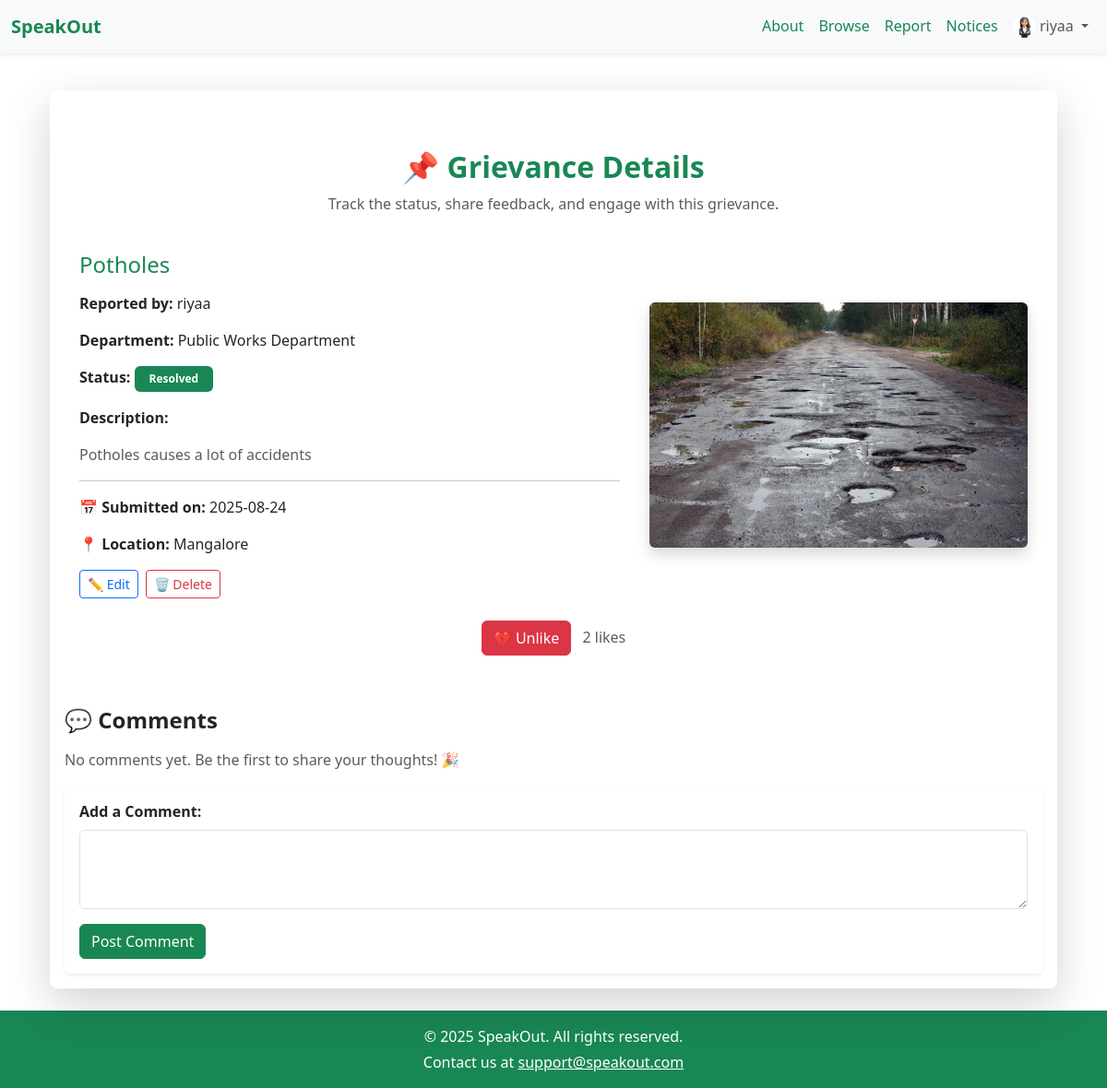
Screenshot of /view_grievance/1 (signed in) with the database file from the repository.
### models.py (models this page shows, shortened)
class User(db.Model):
    id = db.Column(db.Integer, primary_key=True)
    username = db.Column(db.String(50), unique=True, nullable=False)
    email = db.Column(db.String(120), unique=True, nullable=True)
    password = db.Column(db.String(100), nullable=False)
    grievances = db.relationship('Grievance', backref='user', lazy=True)
    location = db.Column(db.String(100), nullable=False)
    profile_pic = db.Column(db.String(200), default='default_profile.png')

class Grievance(db.Model):
    id = db.Column(db.Integer, primary_key=True)
    user_id = db.Column(db.Integer, db.ForeignKey('user.id'), nullable=False)
    title = db.Column(db.String(100), nullable=False)
    description = db.Column(db.Text, nullable=False)
    category = db.Column(db.String(50))
    location = db.Column(db.String(200), nullable=False)
    status = db.Column(db.String(20), default='Pending')
    created_at = db.Column(db.DateTime, default=datetime.utcnow)
    updated_at = db.Column(db.DateTime, onupdate=datetime.utcnow)
    image = db.Column(db.String(255))
    comments = db.relationship('Comment', backref='grievance', lazy=True)
    department_id = db.Column(db.Integer, db.ForeignKey('department.id'), nullable=True)

class Department(db.Model):
    id = db.Column(db.Integer, primary_key=True)
    name = db.Column(db.String(100), nullable=False, unique=True)
    username = db.Column(db.String(80), nullable=False, unique=True)
    password = db.Column(db.String(200), nullable=False)
    profile_pic = db.Column(db.String(200), default="default_department.png")
    grievances = db.relationship("Grievance", backref="department", lazy=True)

### app.py (the view, shortened to what this page needs)
@app.route('/view_grievance/<int:id>', methods=['GET', 'POST'])
def view_grievance(id):
    if 'user_id' not in session:
        flash("Please log in to view the grievance.", "warning")
        return redirect(url_for('login'))
    grievance = Grievance.query.get_or_404(id)
    if not grievance:
        flash("Grievance not found or access denied.", "danger")
        return redirect(url_for('u_dashboard'))
    existing_like = Like.query.filter_by(user_id=session['user_id'], grievance_id=id).first()
    has_liked = True if existing_like else False
    comments = Comment.query.filter_by(grievance_id=grievance.id).order_by(Comment.timestamp.desc()).all()
    like_count = Like.query.filter_by(grievance_id=id).count()
    departments = Department.query.all()
    return render_template("user/view_grievance.html",
                           grievance=grievance,
                           comments=comments,
                           has_liked=has_liked,
                           like_count=like_count,
                           departments=departments)

### templates/user/view_grievance.html (shortened to what this page needs)
{% extends "base.html" %}
{% block content %}
<div class="container mt-3">
  <div class="card shadow-lg border-0 rounded-3 p-3">
    <div class="row g-0">
    <div class="text-center mb-2 mt-5">
    <h2 class="fw-bold text-success">📌 Grievance Details</h2>
    <p class="text-muted">Track the status, share feedback, and engage with this grievance.</p>
  </div>
      <div class="col-md-7">
        <div class="card-body">
          <h4 class="card-title text-success mb-3">{{ grievance.title }}</h4>
          <p><strong>Reported by:</strong> {{ grievance.user.username }}</p>
          <p><strong>Department:</strong> {{ grievance.department.name if grievance.department else 'N/A' }}</p>
          <p>
            <strong>Status:</strong>
            <span class="badge bg-{{ 'success' if grievance.status == 'Resolved' else 'warning' }} px-3 py-2">
              {{ grievance.status }}
            </span>
          </p>
          <p><strong>Description:</strong></p>
          <p class="text-muted">{{ grievance.description }}</p>
          <hr>
          <p><strong>📅 Submitted on:</strong> {{ grievance.created_at.strftime('%Y-%m-%d') }}</p>
          <p><strong>📍 Location:</strong> {{ grievance.location or 'Not specified' }}</p>
          {% if grievance.user_id == session.user_id %}
            <div class="d-flex gap-2 mt-3">
              <a href="{{ url_for('edit_grievance', grievance_id=grievance.id) }}"
                 class="btn btn-outline-primary btn-sm">
                 ✏️ Edit
              </a>
              <form method="POST" action="{{ url_for('delete_grievance', grievance_id=grievance.id) }}" class="d-inline">
                <button type="submit" class="btn btn-outline-danger btn-sm"
                        onclick="return confirm('Are you sure you want to delete this grievance?')">
                        🗑️ Delete
                </button>
              </form>
            </div>
          {% endif %}
        </div>
      </div>
      <div class="col-md-5 d-flex align-items-center justify-content-center p-3">
        {% if grievance.image %}
          <img src="{{ url_for('static', filename='uploads/' + grievance.image) }}"
               alt="Grievance Image"
               class="img-fluid rounded shadow"
               style="max-height: 350px; object-fit: cover;">
        {% else %}
          <div class="alert alert-light border shadow-sm w-100 text-center" role="alert">
            <span class="text-muted">📷 No image attached.</span>
          </div>
        {% endif %}
      </div>
    </div>
    <div class="card-footer bg-white border-0 text-center">
  <form method="POST" class="d-inline">
    {% if has_liked %}
      <button type="submit" name="like" class="btn btn-danger">💔 Unlike</button>
    {% else %}
      <button type="submit" name="like" class="btn btn-outline-secondary">🤍 Like</button>
    {% endif %}
  </form>
  <span class="ms-2 text-muted">{{ like_count }} like{{ 's' if like_count != 1 else '' }}</span>
</div>
  <div class="mt-5">
    <h4 class="fw-bold mb-3">💬 Comments</h4>
    {% if comments %}
      <ul class="list-group mb-4 shadow-sm rounded">
        {% for comment in comments %}
          <li class="list-group-item">
            <div class="d-flex justify-content-between">
              <strong class="text-primary">{{ comment.user.username }}</strong>
              <small class="text-muted">{{ comment.timestamp.strftime('%Y-%m-%d %H:%M') }}</small>
            </div>
            <p class="mb-0 mt-2">{{ comment.message }}</p>
            {% if comment.user_id == session.user_id %}
              <div class="mt-2 d-flex gap-2">
                <a href="{{ url_for('edit_comment', comment_id=comment.id) }}" class="btn btn-sm btn-outline-primary">✏️ Edit</a>
                <form method="POST" action="{{ url_for('delete_comment', comment_id=comment.id) }}" class="d-inline">
                  <button type="submit" class="btn btn-sm btn-outline-danger" onclick="return confirm('Delete this comment?')">🗑️ Delete</button>
                </form>
              </div>
            {% endif %}
          </li>
        {% endfor %}
      </ul>
    {% else %}
      <p class="text-muted">No comments yet. Be the first to share your thoughts! 🎉</p>
    {% endif %}
    <div class="card shadow-sm border-0">
      <div class="card-body">
        <form method="POST">
          <div class="mb-3">
            <label for="message" class="form-label fw-semibold">Add a Comment:</label>
            <textarea class="form-control" name="message" id="message" rows="3" required></textarea>
          </div>
          <button type="submit" class="btn btn-success">Post Comment</button>
        </form>
      </div>
    </div>
  </div>
</div>
{% endblock %}

### templates/base.html (shortened to what this page needs)
<!doctype html>
<html lang="en">
<head>
    <link href="https://cdn.jsdelivr.net/npm/bootstrap@5.3.7/dist/css/bootstrap.min.css" rel="stylesheet"
>
</head>
<body class="d-flex flex-column min-vh-100">
<nav class="navbar navbar-expand-lg navbar-light bg-light shadow-sm">
  <div class="container-fluid">
    <a class="navbar-brand fw-bold text-success" href="{{ url_for('index') }}">SpeakOut</a>
    <div class="collapse navbar-collapse" id="navbarNavDropdown">
      <ul class="navbar-nav ms-auto">
        {% if session.get('role') == 'admin' %}
          <ul class="navbar-nav ms-auto">
  <li class="nav-item">
    <a class="nav-link text-success" href="{{ url_for('a_dashboard') }}">Dashboard</a>
  </li>
  <li class="nav-item">
    <a class="nav-link text-success" href="{{ url_for('a_view_grievances') }}">Grievances</a>
  </li>
  <li class="nav-item">
    <a class="nav-link text-success" href="{{ url_for('a_view_notices') }}">Notices</a>
  </li>
  <li class="nav-item dropdown">
    <a class="nav-link dropdown-toggle text-success" id="navbarDropdownAdmin" role="button" data-bs-toggle="dropdown" aria-expanded="false">
      {{ session.get('username') }} (Admin)
    </a>
    <ul class="dropdown-menu dropdown-menu-end" aria-labelledby="navbarDropdownAdmin">
      <li><a class="dropdown-item text-success" href="{{ url_for('a_manage_users') }}">Manage Users</a></li>
      <li><a class="dropdown-item text-success" href="{{ url_for('a_manage_departments') }}">Manage Departments</a></li>
      <li><hr class="dropdown-divider"></li>
      <li><a class="dropdown-item text-danger" href="{{ url_for('logout') }}">Logout</a></li>
    </ul>
  </li>
</ul>
 {% elif session.get('role') == 'user' %}
          <li class="nav-item"><a class="nav-link text-success" href="{{ url_for('about') }}">About</a></li>
          <li class="nav-item"><a class="nav-link text-success" href="{{ url_for('all_grievances') }}">Browse</a></li>
          <li class="nav-item"><a class="nav-link text-success" href="{{ url_for('submit_grievance') }}">Report</a></li>
          <li class="nav-item"><a class="nav-link text-success" href="{{ url_for('u_notices') }}">Notices</a></li>
          <li class="nav-item dropdown">
            <a class="nav-link dropdown-toggle" id="navbarDropdownUser" role="button" data-bs-toggle="dropdown" aria-expanded="false">
              <img src="{{ url_for('static', filename='uploads/' + (session.get('profile_pic') or 'default_profile.png')) }}"
                   alt="Profile" class="rounded-circle" style="width: 25px; height: 25px; object-fit: cover;">
              {{ session.get('username') }}
            </a>
          </li>
        {% endif %}
      </ul>
    </div>
  </div>
</nav>
<main class="flex-grow-1">
    <div class="container py-4">
      {% block content %}
      {% endblock %}
    </div>
  </main>
<footer class="mt-auto bg-success text-white text-center py-3">
  <div class="container">
    <p class="mb-1">&copy; 2025 SpeakOut. All rights reserved.</p>
    <p class="mb-0">Contact us at <a href="mailto:support@speakout.com" class="text-white text-decoration-underline">support@speakout.com</a></p>
  </div>
</footer>
</body>
</html>

### rows the page displays
User: get "riyaa", user.username "riyaa"
Grievance: title "Potholes", status "Resolved", description "Potholes causes a lot of accidents", created_at "2025-08-24", location "Mangalore", image (picture)
Department: department "Public Works Department"

### other values shown
{{ like_count }} "2"
{{ 's' if like_count != 1 else '' }} "s"
